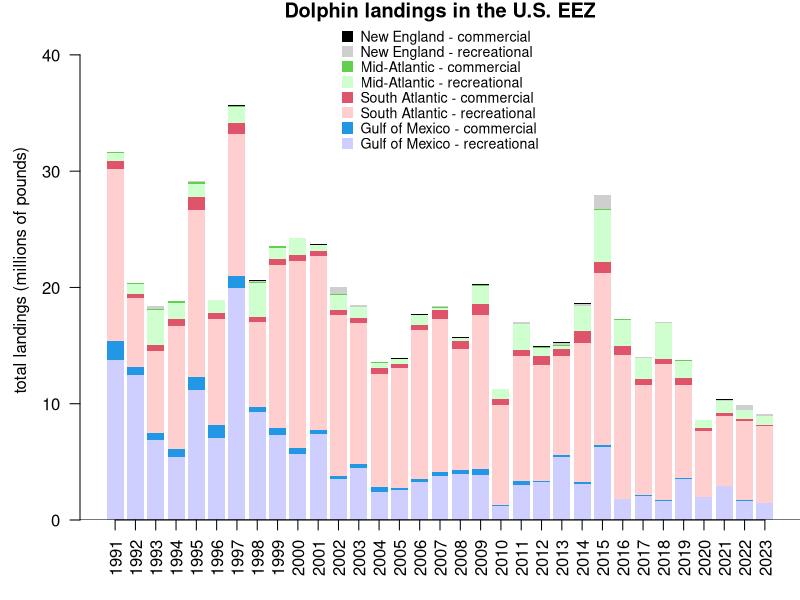
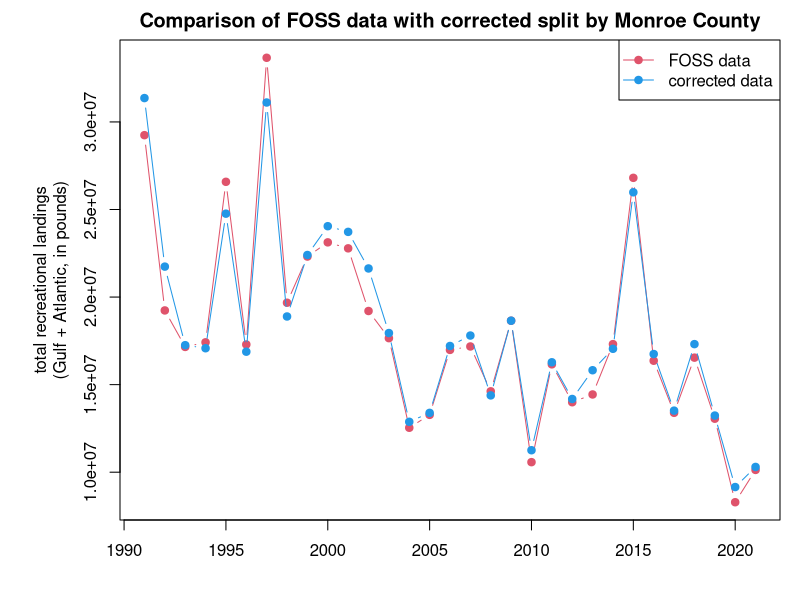
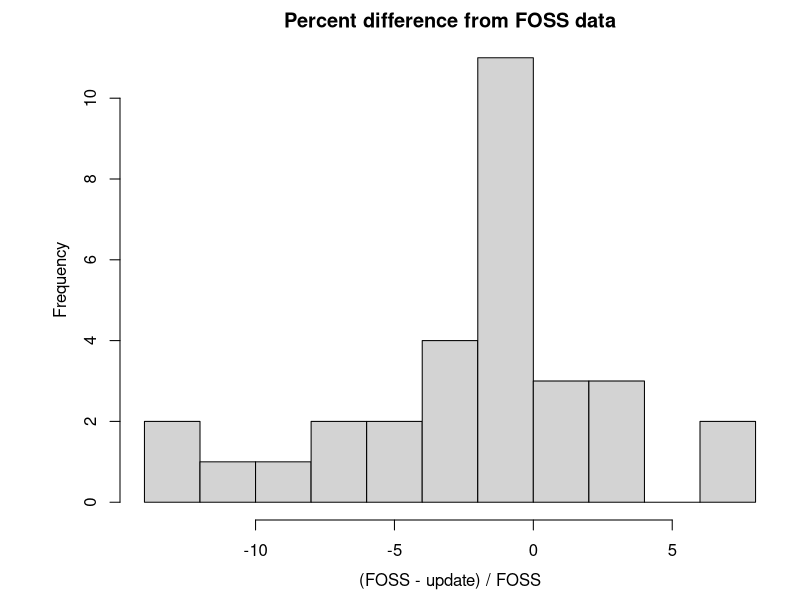
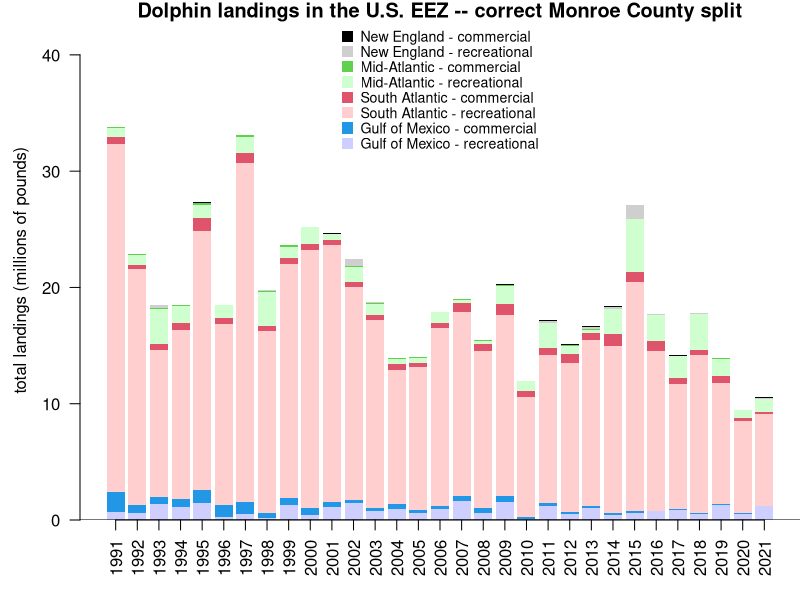
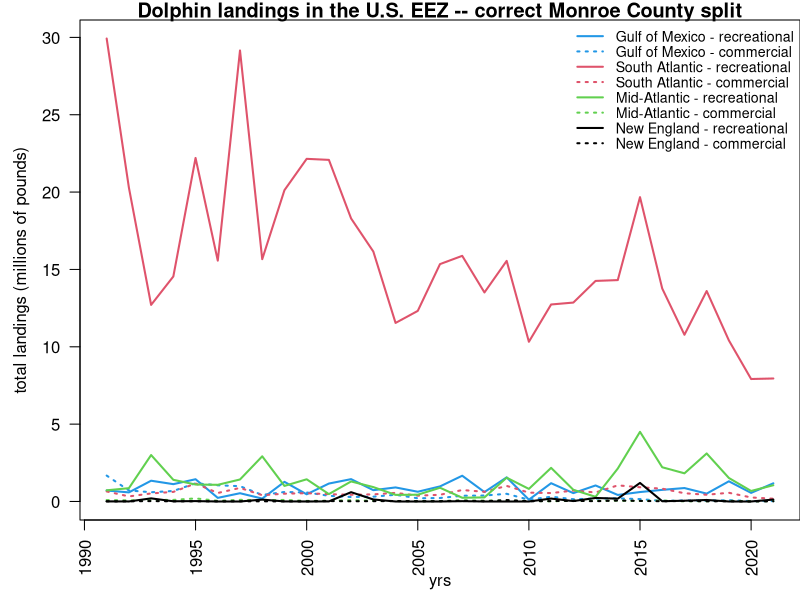

The R script that drew these images, in order:
## ---- chunk 1
#| warning: false
#| echo: true

# clear workspace
rm(list = ls())

# read in data file
d <- read.table("data/FOSS_landings.csv", header = T, sep = ",", skip = 1)
head(d)

# take commas out of file --------------------------
d$Pounds <- as.numeric(gsub(",", "", d$Pounds))
d$Dollars <- as.numeric(gsub(",", "", d$Dollars))
d$Metric.Tons <- as.numeric(gsub(",", "", d$Metric.Tons))
head(d)
## ---- chunk 2
#| echo: true

# compile by year for sectors and regions ---------------
d$Collection <- factor(d$Collection, levels = c("Recreational", "Commercial")) 
tab <- tapply(d$Pounds, list(d$Year, d$Collection, d$Region.Name), sum, na.rm = T)
tab[is.na(tab)] <- 0
#head(tab)

dat <- data.frame(cbind(tab[, , "Gulf"], tab[, , "South Atlantic"], 
                        tab[, , "Middle Atlantic"], tab[, , "New England"]))
names(dat) <- c("rec_Gulf", "com_Gulf", "rec_SA", "com_SA", "rec_MA", "com_MA", "rec_NE", "com_NE")
head(dat)
## ---- chunk 3
#| echo: true

# select years ---------------------
dat <- dat[which(rownames(dat) > 1990), ]

# define colors and plot -------------------
cols <- c("#0000FF30", 4, "#FF000030", 2, "#00FF0030", 3, "#00000030", 1)

par(mar = c(4, 4, 1, 0), mgp = c(2.5, 1, 0))
yrs <- as.numeric(rownames(dat))

b <- barplot(t(dat)/10^6, names.arg = yrs, col = cols, ylim = c(0, 43), 
             border = NA, las = 2, ylab = "total landings (millions of pounds)", 
             main = "Dolphin landings in the U.S. EEZ")
legend("top", c("New England - commercial", "New England - recreational", 
                "Mid-Atlantic - commercial", "Mid-Atlantic - recreational", 
                 "South Atlantic - commercial", "South Atlantic - recreational",
                 "Gulf of Mexico - commercial", "Gulf of Mexico - recreational"),
    col = cols[8:1], pch = 15, pt.cex = 1.5, bty = "n", y.intersp = 0.9, cex = 0.85)
axis(1, at = b, lab = rep("", length(b)), pos = 0)
abline(h=0)

## ---- chunk 4
#| echo: true

ml <- read.table("data/RecreationalDolphinLandings_SAandGOM_MLarkin.csv", header = T, sep = ",", skip = 6)
ml <- ml[which(ml$Year > 1990), ]

# select same years for FOSS data set 
dat <- dat[which(yrs <= max(ml$Year)), ]

# check that years match
summary(rownames(dat) == ml$Year)
yrs <- as.numeric(rownames(dat))

# check that totals match
old <- dat$rec_Gulf + dat$rec_SA + dat$rec_MA + dat$rec_NE
new <- ml$GOM + ml$ATL

# plot totals 
par(mar = c(4, 6, 2, 1), mgp = c(2.5, 1, 0))
matplot(yrs, cbind(old, new), xlab = "", lty = 1, col = c(2, 4), type = "b", pch = 19, 
        ylab = "total recreational landings\n(Gulf + Atlantic, in pounds)",
        main = "Comparison of FOSS data with corrected split by Monroe County")
legend("topright", c("FOSS data", "corrected data"), col = c(2, 4), pch = 19, lty = 1)

# average % difference between FOSS and updated data
mean((old - new)/old*100)
# min and max % difference between FOSS and updated data
range((old - new)/old*100)
hist((old - new)/old*100, main = "Percent difference from FOSS data", breaks = 10, 
     xlab = "(FOSS - update) / FOSS")

# replace FOSS data with update data
datnew <- dat
datnew$rec_Gulf <- ml$GOM
datnew$rec_SA <- ml$ATL - (datnew$rec_MA + datnew$rec_NE)

# old data set
tail(dat)
# updated data set
tail(datnew)
## ---- chunk 5
par(mar = c(4, 4, 1, 0), mgp = c(2.5, 1, 0))
b <- barplot(t(datnew)/10^6, names.arg = yrs, col = cols, ylim = c(0, 43), 
             border = NA, las = 2, ylab = "total landings (millions of pounds)", 
             main = "Dolphin landings in the U.S. EEZ -- correct Monroe County split")
legend("top", c("New England - commercial", "New England - recreational", 
                "Mid-Atlantic - commercial", "Mid-Atlantic - recreational", 
                 "South Atlantic - commercial", "South Atlantic - recreational",
                 "Gulf of Mexico - commercial", "Gulf of Mexico - recreational"),
    col = cols[8:1], pch = 15, pt.cex = 1.5, bty = "n", y.intersp = 0.9, cex = 0.85)
axis(1, at = b, lab = rep("", length(b)), pos = 0)
abline(h=0)

matplot(yrs, datnew/10^6, col = c(4, 4, 2, 2, 3, 3, 1, 1), lty = c(1, 3, 1, 3, 1, 3, 1, 3), type = "l",
             las = 2, ylab = "total landings (millions of pounds)", lwd = 2, 
             main = "Dolphin landings in the U.S. EEZ -- correct Monroe County split")
legend("topright", c("Gulf of Mexico - recreational", "Gulf of Mexico - commercial", 
                     "South Atlantic - recreational", "South Atlantic - commercial",
                     "Mid-Atlantic - recreational", "Mid-Atlantic - commercial", 
                     "New England - recreational", "New England - commercial"),
        col = c(4, 4, 2, 2, 3, 3, 1, 1), lty = c(1, 3, 1, 3, 1, 3, 1, 3), lwd = 2,
        bty = "n", y.intersp = 0.9, cex = 0.85)

## ---- chunk 6
#| echo: false
